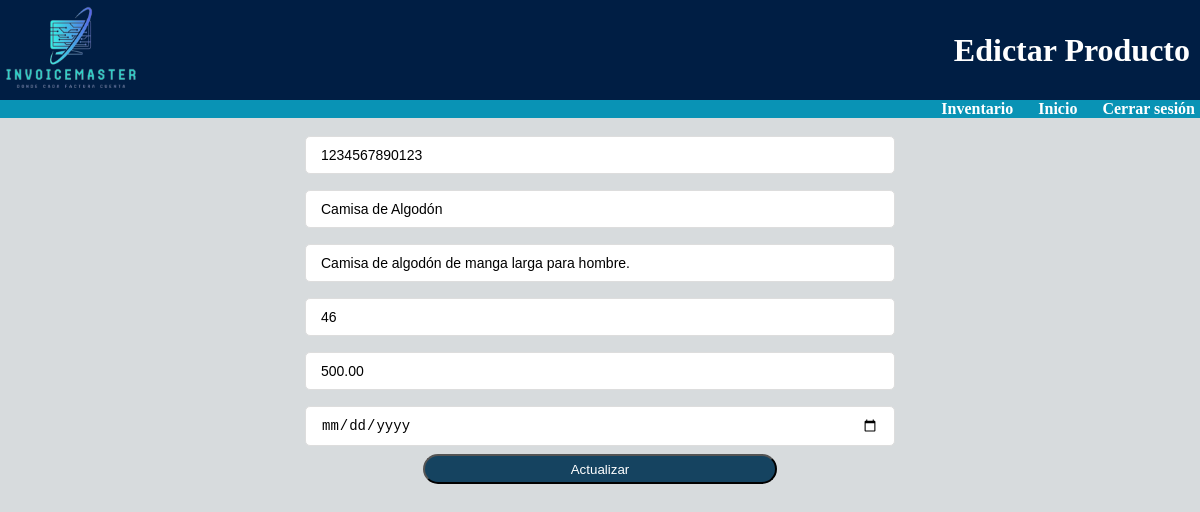
Screenshot of /editar.php?id=1 with the database file from the repository.
### tables this page shows
CREATE TABLE `productos` (
  `id` int(11) NOT NULL,
  `codigo_producto` varchar(50) NOT NULL,
  `nombre_producto` varchar(250) NOT NULL,
  `descripccion` varchar(100) NOT NULL,
  `cantidad` int(11) NOT NULL,
  `precio` decimal(10,2) NOT NULL,
  `categoria` varchar(50) NOT NULL,
  `fecha_v` timestamp NOT NULL DEFAULT current_timestamp() ON UPDATE current_timestamp()
);

### editar.php (the view, shortened to what this page needs)
<?php
if(isset($_GET['id']) && is_numeric($_GET['id'])) {
    $id = $_GET['id'];
    $conn = new mysqli("localhost", "root", "", "prueba_f");
    $result = $conn->query("SELECT * FROM productos WHERE id='$id'");
    if ($result->num_rows == 1) {
        $row = $result->fetch_assoc();
?>
<!DOCTYPE html>
<html lang="en">
<head>
        </head>
<body>
<?php include('headereditar.php'); ?>
    <center>
 <section>
    <form method="post" enctype="multipart/form-data">
        <input type="number" name="codigo" placeholder="Código" required autocomplete="off" value="<?php echo $row['codigo_producto']; ?>">
        <input type="text" name="nombre_producto" placeholder="Nombre del producto" required autocomplete="off" value="<?php echo $row['nombre_producto']; ?>">
        <input type="text" name="descripcion" placeholder="Descripción" required autocomplete="off" value="<?php echo $row['descripccion']; ?>">
        <input type="number" name="cantidad" placeholder="Cantidad" required autocomplete="off" value="<?php echo $row['cantidad']; ?>">
        <input type="decimal" name="precio" placeholder="Precio" required autocomplete="off" value="<?php echo $row['precio']; ?>">
        <br>
        <input type="date" name="fecha_v" placeholder="Fecha de vencimiento" required autocomplete="off" value="<?php echo $row['fecha_v']; ?>">
        <br>
        <input  class ="boton"type="submit" value="Actualizar">
    </form>
    </center>
</body>
</html>
<?php
    } else {
        echo "No se encontró ningún producto con ese ID.";
    }
} else {
    echo "ID de producto inválido.";
}
?>

### editar.php (style rules this page uses)
body { background-color: #D7DBDD; font-family: Arial, sans-serif; margin: 0; padding: 0; }
input[type="text"] ,input[type="decimal"], input[type="number"] ,input[type="date"] , select { padding: 10px 15px; margin: 8px 5px; box-sizing: border-box; border: 1px solid #ddd; border-radius: 5px; font-size: 14px; max-width:50% ; width:50% ; }
.boton { background-color: #154360; color: white; height: 30px; border-radius:20px; width:30%; }
section { margin: 10px;; }

### headereditar.php (style rules this page uses)
body { margin: 0; font-family: "Times New Roman", sans-serif; }

### rows the page displays
productos: codigo "1234567890123", nombre_producto "Camisa de Algodón", descripcion "Camisa de algodón de manga larga para hombre.", cantidad "46", precio "500.00"
